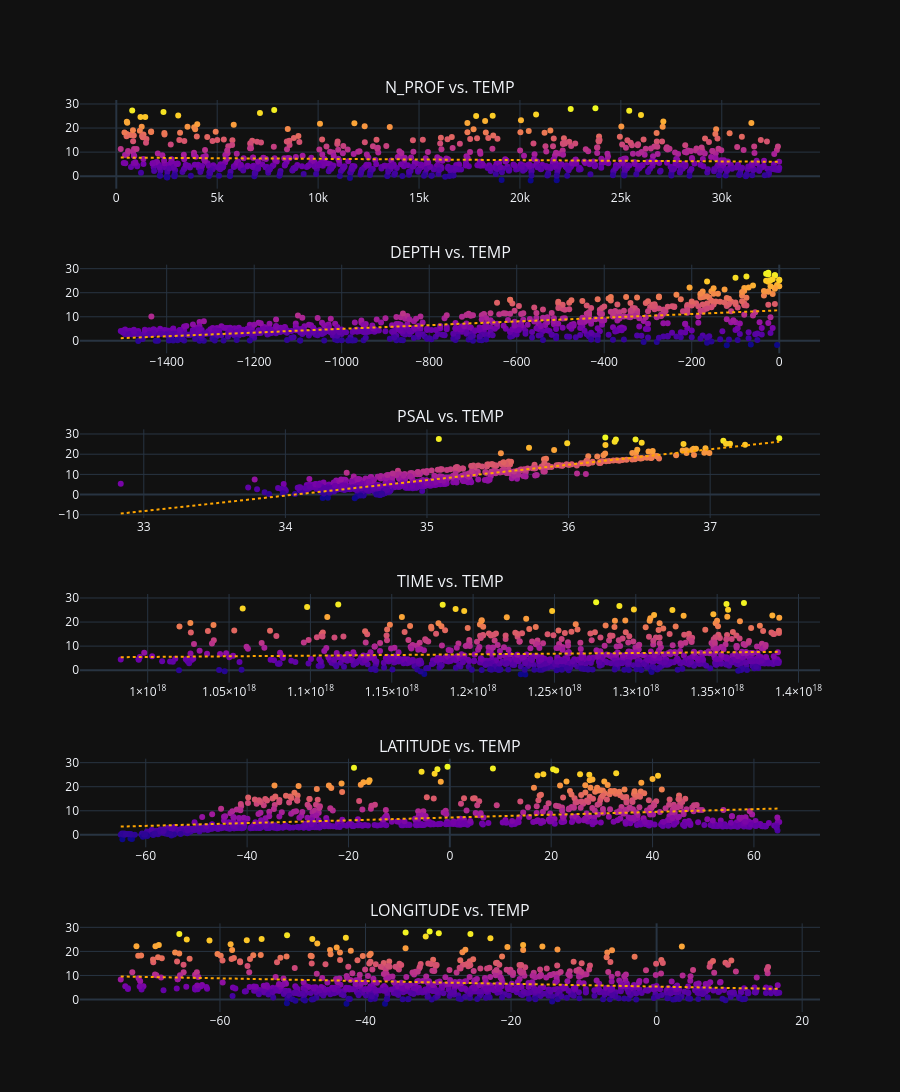

The notebook cell saved with this chart:
### Markdown cell above
<h1>Trends</h1>

<p>Now, let's see if we can see any obvious trends between our features and our target variables.</p>

### Code cell
feature_names = X_train.columns
data_subset = pd.concat([X_train, y_train], axis=1).sample(int(420 * 2), random_state=seed)
fig_trends = make_subplots(rows=len(feature_names), cols=1, subplot_titles=list(map(lambda v: f"{v} vs. TEMP", feature_names)))

for (i, feat) in enumerate(feature_names):
    fig_trend = px.scatter(data_subset, x=feat, y="TEMP", color="TEMP", trendline="ols")
    fig_trend.update_traces(line={"color": "orange", "width": 2, "dash": "dot"})
    for trace in fig_trend.data: fig_trends.add_trace(trace, row=(i + 1), col=1)

fig_trends.update_layout(height=1500, coloraxis_showscale=False, coloraxis=dict(colorscale="Plasma"))
fig_trends.show()

### Figure 1 — Plotly figure (JSON) as saved in the notebook; plotly's stock layout.template omitted (floating-point values rounded to 4 significant figures; data arrays with more than 128 entries replaced by an {"elided": "..."} marker saying what was removed)
{"data": [{"hovertemplate": "N_PROF=%{x}<br>TEMP=%{marker.color}<extra></extra>", "legendgroup": "", "line": {"color": "orange", "dash": "dot", "width": 2}, "marker": {"color": {"elided": "840 float values"}, "coloraxis": "coloraxis", "symbol": "circle"}, "mode": "markers", "name": "", "orientation": "v", "showlegend": false, "type": "scatter", "x": {"elided": "840 int values"}, "xaxis": "x", "y": {"elided": "840 float values"}, "yaxis": "y"}, {"hovertemplate": "<b>OLS trendline</b><br>TEMP = -5.30015e-05 * N_PROF + 7.73264<br>R<sup>2</sup>=0.008091<br><br>N_PROF=%{x}<br>TEMP=%{y} <b>(trend)</b><extra></extra>", "legendgroup": "", "line": {"color": "orange", "dash": "dot", "width": 2}, "marker": {"symbol": "circle"}, "mode": "lines", "name": "", "showlegend": false, "type": "scatter", "x": {"elided": "840 int values"}, "xaxis": "x", "y": {"elided": "840 float values"}, "yaxis": "y"}, {"hovertemplate": "DEPTH=%{x}<br>TEMP=%{marker.color}<extra></extra>", "legendgroup": "", "line": {"color": "orange", "dash": "dot", "width": 2}, "marker": {"color": {"elided": "840 float values"}, "coloraxis": "coloraxis", "symbol": "circle"}, "mode": "markers", "name": "", "orientation": "v", "showlegend": false, "type": "scatter", "x": {"elided": "840 float values"}, "xaxis": "x2", "y": {"elided": "840 float values"}, "yaxis": "y2"}, {"hovertemplate": "<b>OLS trendline</b><br>TEMP = 0.00772259 * DEPTH + 12.7025<br>R<sup>2</sup>=0.362213<br><br>DEPTH=%{x}<br>TEMP=%{y} <b>(trend)</b><extra></extra>", "legendgroup": "", "line": {"color": "orange", "dash": "dot", "width": 2}, "marker": {"symbol": "circle"}, "mode": "lines", "name": "", "showlegend": false, "type": "scatter", "x": {"elided": "840 float values"}, "xaxis": "x2", "y": {"elided": "840 float values"}, "yaxis": "y2"}, {"hovertemplate": "PSAL=%{x}<br>TEMP=%{marker.color}<extra></extra>", "legendgroup": "", "line": {"color": "orange", "dash": "dot", "width": 2}, "marker": {"color": {"elided": "840 float values"}, "coloraxis": "coloraxis", "symbol": "circle"}, "mode": "markers", "name": "", "orientation": "v", "showlegend": false, "type": "scatter", "x": {"elided": "840 float values"}, "xaxis": "x3", "y": {"elided": "840 float values"}, "yaxis": "y3"}, {"hovertemplate": "<b>OLS trendline</b><br>TEMP = 7.64942 * PSAL + -260.577<br>R<sup>2</sup>=0.733842<br><br>PSAL=%{x}<br>TEMP=%{y} <b>(trend)</b><extra></extra>", "legendgroup": "", "line": {"color": "orange", "dash": "dot", "width": 2}, "marker": {"symbol": "circle"}, "mode": "lines", "name": "", "showlegend": false, "type": "scatter", "x": {"elided": "840 float values"}, "xaxis": "x3", "y": {"elided": "840 float values"}, "yaxis": "y3"}, {"hovertemplate": "TIME=%{x}<br>TEMP=%{marker.color}<extra></extra>", "legendgroup": "", "line": {"color": "orange", "dash": "dot", "width": 2}, "marker": {"color": {"elided": "840 float values"}, "coloraxis": "coloraxis", "symbol": "circle"}, "mode": "markers", "name": "", "orientation": "v", "showlegend": false, "type": "scatter", "x": {"elided": "840 float values"}, "xaxis": "x4", "y": {"elided": "840 float values"}, "yaxis": "y4"}, {"hovertemplate": "<b>OLS trendline</b><br>TEMP = 5.48742e-18 * TIME + 4.38296e-36<br>R<sup>2</sup>=-0.005042<br><br>TIME=%{x}<br>TEMP=%{y} <b>(trend)</b><extra></extra>", "legendgroup": "", "line": {"color": "orange", "dash": "dot", "width": 2}, "marker": {"symbol": "circle"}, "mode": "lines", "name": "", "showlegend": false, "type": "scatter", "x": {"elided": "840 float values"}, "xaxis": "x4", "y": {"elided": "840 float values"}, "yaxis": "y4"}, {"hovertemplate": "LATITUDE=%{x}<br>TEMP=%{marker.color}<extra></extra>", "legendgroup": "", "line": {"color": "orange", "dash": "dot", "width": 2}, "marker": {"color": {"elided": "840 float values"}, "coloraxis": "coloraxis", "symbol": "circle"}, "mode": "markers", "name": "", "orientation": "v", "showlegend": false, "type": "scatter", "x": {"elided": "840 float values"}, "xaxis": "x5", "y": {"elided": "840 float values"}, "yaxis": "y5"}, {"hovertemplate": "<b>OLS trendline</b><br>TEMP = 0.0577163 * LATITUDE + 7.19801<br>R<sup>2</sup>=0.159086<br><br>LATITUDE=%{x}<br>TEMP=%{y} <b>(trend)</b><extra></extra>", "legendgroup": "", "line": {"color": "orange", "dash": "dot", "width": 2}, "marker": {"symbol": "circle"}, "mode": "lines", "name": "", "showlegend": false, "type": "scatter", "x": {"elided": "840 float values"}, "xaxis": "x5", "y": {"elided": "840 float values"}, "yaxis": "y5"}, {"hovertemplate": "LONGITUDE=%{x}<br>TEMP=%{marker.color}<extra></extra>", "legendgroup": "", "line": {"color": "orange", "dash": "dot", "width": 2}, "marker": {"color": {"elided": "840 float values"}, "coloraxis": "coloraxis", "symbol": "circle"}, "mode": "markers", "name": "", "orientation": "v", "showlegend": false, "type": "scatter", "x": {"elided": "840 float values"}, "xaxis": "x6", "y": {"elided": "840 float values"}, "yaxis": "y6"}, {"hovertemplate": "<b>OLS trendline</b><br>TEMP = -0.0571702 * LONGITUDE + 5.37014<br>R<sup>2</sup>=0.046408<br><br>LONGITUDE=%{x}<br>TEMP=%{y} <b>(trend)</b><extra></extra>", "legendgroup": "", "line": {"color": "orange", "dash": "dot", "width": 2}, "marker": {"symbol": "circle"}, "mode": "lines", "name": "", "showlegend": false, "type": "scatter", "x": {"elided": "840 float values"}, "xaxis": "x6", "y": {"elided": "840 float values"}, "yaxis": "y6"}], "layout": {"annotations": [{"font": {"size": 16}, "showarrow": false, "text": "N_PROF vs. TEMP", "x": 0.5, "xanchor": "center", "xref": "paper", "y": 1.0, "yanchor": "bottom", "yref": "paper"}, {"font": {"size": 16}, "showarrow": false, "text": "DEPTH vs. TEMP", "x": 0.5, "xanchor": "center", "xref": "paper", "y": 0.8194, "yanchor": "bottom", "yref": "paper"}, {"font": {"size": 16}, "showarrow": false, "text": "PSAL vs. TEMP", "x": 0.5, "xanchor": "center", "xref": "paper", "y": 0.6389, "yanchor": "bottom", "yref": "paper"}, {"font": {"size": 16}, "showarrow": false, "text": "TIME vs. TEMP", "x": 0.5, "xanchor": "center", "xref": "paper", "y": 0.4583, "yanchor": "bottom", "yref": "paper"}, {"font": {"size": 16}, "showarrow": false, "text": "LATITUDE vs. TEMP", "x": 0.5, "xanchor": "center", "xref": "paper", "y": 0.2778, "yanchor": "bottom", "yref": "paper"}, {"font": {"size": 16}, "showarrow": false, "text": "LONGITUDE vs. TEMP", "x": 0.5, "xanchor": "center", "xref": "paper", "y": 0.09722, "yanchor": "bottom", "yref": "paper"}], "coloraxis": {"colorscale": [[0, "#0d0887"], [0.1111, "#46039f"], [0.2222, "#7201a8"], [0.3333, "#9c179e"], [0.4444, "#bd3786"], [0.5556, "#d8576b"], [0.6667, "#ed7953"], [0.7778, "#fb9f3a"], [0.8889, "#fdca26"], [1, "#f0f921"]], "showscale": false}, "height": 1500, "xaxis": {"anchor": "y", "domain": [0, 1]}, "xaxis2": {"anchor": "y2", "domain": [0, 1]}, "xaxis3": {"anchor": "y3", "domain": [0, 1]}, "xaxis4": {"anchor": "y4", "domain": [0, 1]}, "xaxis5": {"anchor": "y5", "domain": [0, 1]}, "xaxis6": {"anchor": "y6", "domain": [0, 1]}, "yaxis": {"anchor": "x", "domain": [0.9028, 1.0]}, "yaxis2": {"anchor": "x2", "domain": [0.7222, 0.8194]}, "yaxis3": {"anchor": "x3", "domain": [0.5417, 0.6389]}, "yaxis4": {"anchor": "x4", "domain": [0.3611, 0.4583]}, "yaxis5": {"anchor": "x5", "domain": [0.1806, 0.2778]}, "yaxis6": {"anchor": "x6", "domain": [0, 0.09722]}}}
